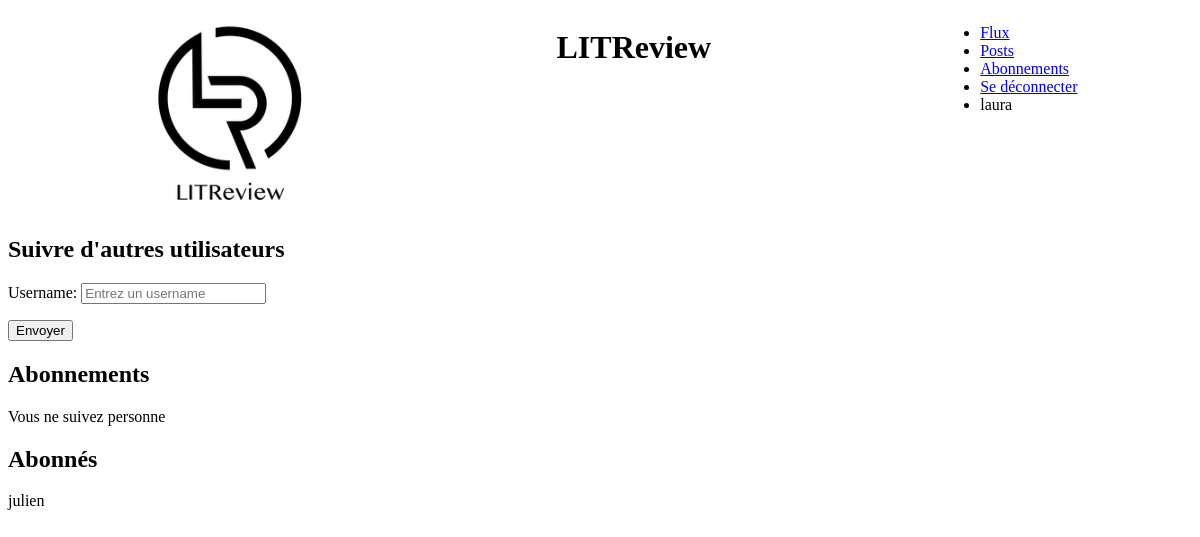
The page /apps/subscription (signed in) on the database as committed earlier.
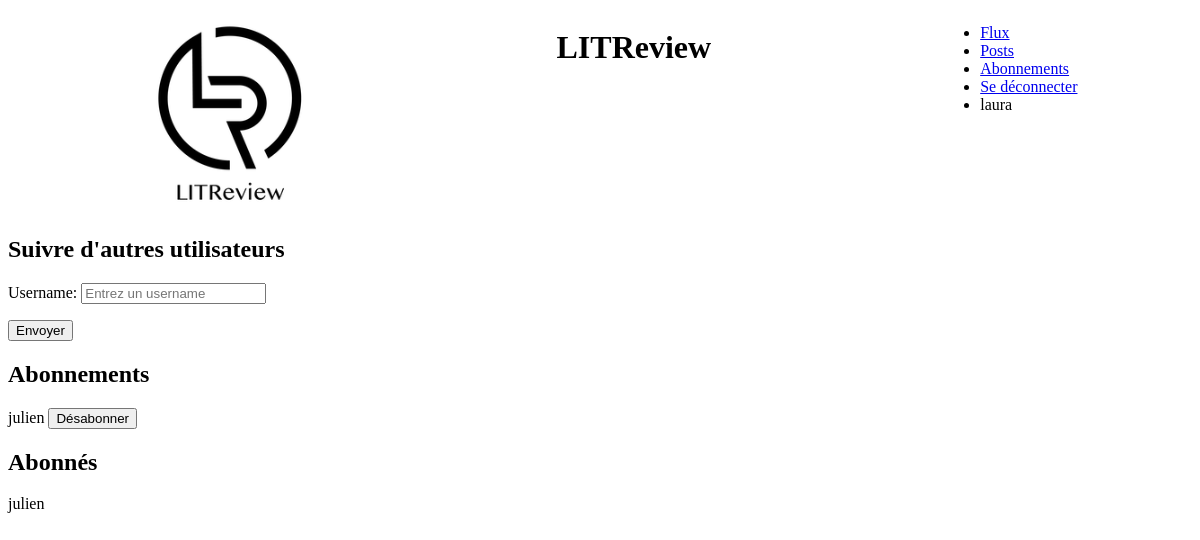
The same page on the database as committed later.
### apps/models.py (models this page shows)
class UserFollows(models.Model):
    user = models.ForeignKey(to=settings.AUTH_USER_MODEL,
                             on_delete=models.CASCADE, related_name='following')
    followed_user = models.ForeignKey(
        to=settings.AUTH_USER_MODEL, on_delete=models.CASCADE, related_name='followed_by')
    class Meta:
        unique_together = ('user', 'followed_user', )

### apps/views.py (the view, shortened to what this page needs)
# urls.py: path('subscription', views.subscription, name="subscription"),
@login_required
def subscription(request):
    context = {}
    UForm = UsersForm()
    following_users = UserFollows.objects.filter(user=request.user)
    followed_users = UserFollows.objects.filter(followed_user=request.user)
    context['UForm'] = UForm
    context['following_users'] = following_users
    context['followed_users'] = followed_users
    return render(request, 'apps/subscription.html', context)

### apps/forms.py
class UsersForm(Form):
    username = CharField(widget=TextInput(
        attrs={'placeholder': "Entrez un username"}))

### apps/templates/apps/subscription.html (shortened to what this page needs)
{% extends 'apps/base.html' %}
{% block content %}
    <div>
        <h2>Suivre d'autres utilisateurs</h2>
        <form action="{% url 'apps:subscription' %}" method="POST">
            {{ UForm.as_p }}
            <button type="submit" name="Envoyer">Envoyer</button>
        </form>
    </div>
    <div>
        <h2>Abonnements</h2>
        {% if following_users %}
            {% for following_user in following_users %}
                <form action="{% url 'apps:subscription' %}" method="POST">
                    {{ following_user.followed_user }}
                    <button type="submit">Désabonner</button>
                </form>
            {% endfor %}
        {% else %}
            Vous ne suivez personne
        {% endif %}
    </div>
    <div>
        <h2>Abonnés</h2>
        {% if followed_users %}
            {% for followed_user in followed_users %}
                {{ followed_user.user }}
            {% endfor %}
            {% else %}
                Vous n êtes suivi par personne
            {% endif %}
    </div>
{% endblock %}

Rows that differ between the two databases and show on the page:
added UserFollows: followed_user "julien", shown under "Abonnements"
Other text that changed with them:
text no longer shown: "Vous ne suivez personne"
